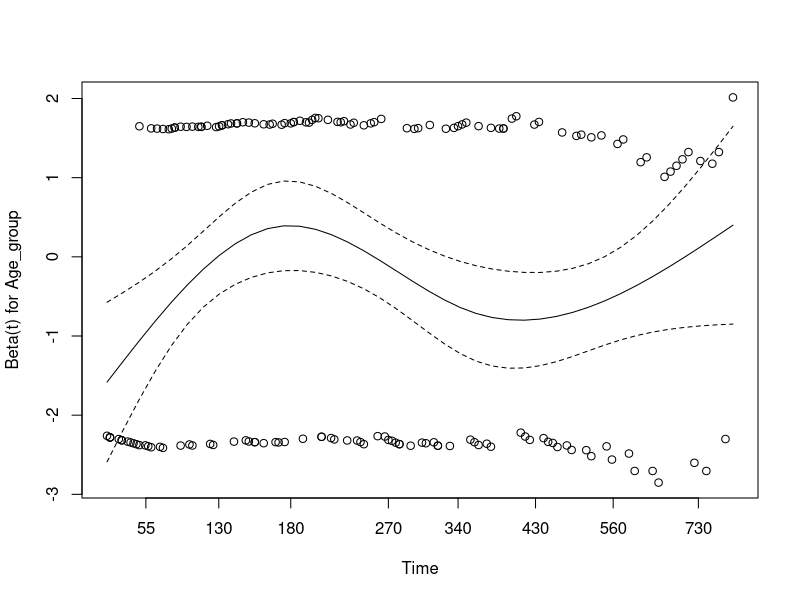
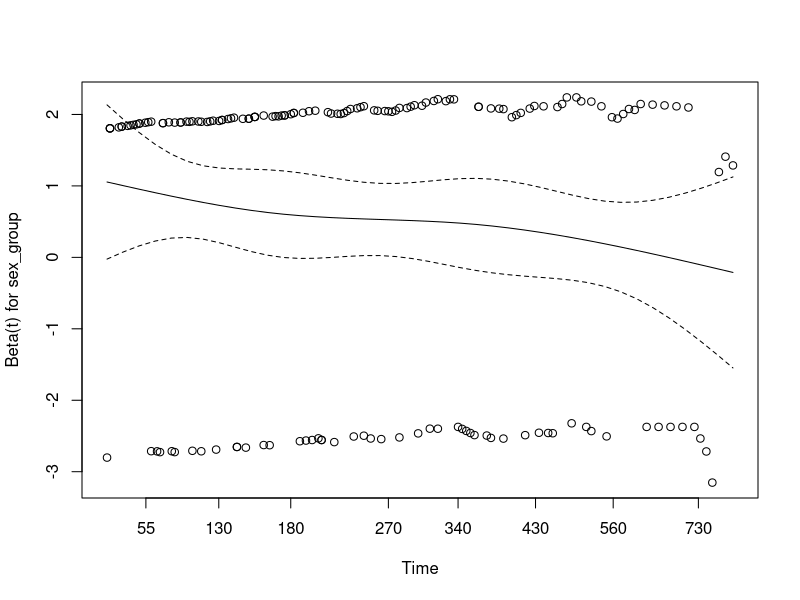
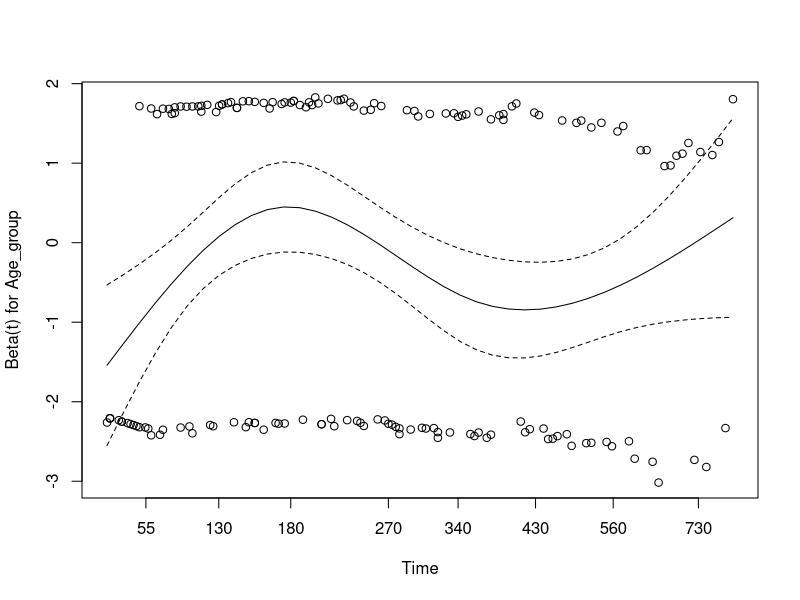
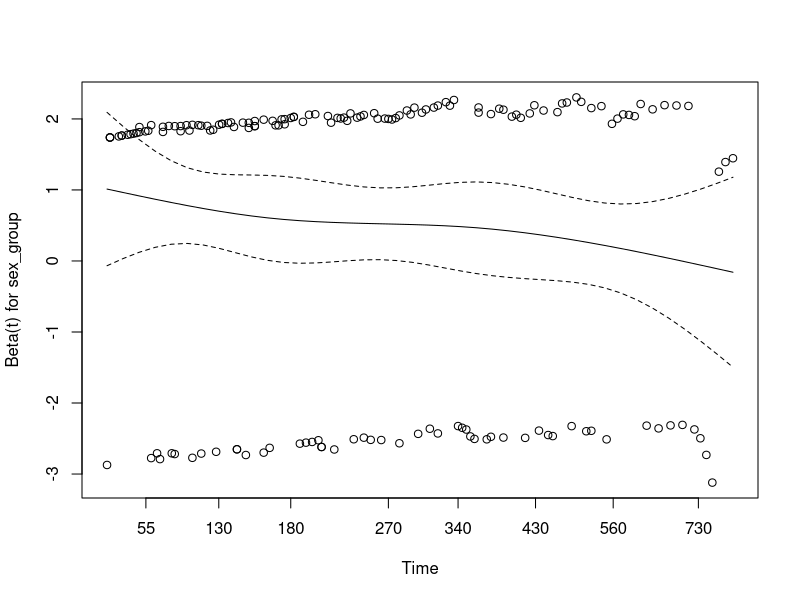

Reproduce these figures in R, in order.
## ---- chunk 1
knitr::opts_chunk$set(echo = TRUE)
## ---- chunk 2
library(survival)
## ---- chunk 3
Data <- cancer
Data$Age_group <- ifelse(Data$age < 65, "Young", "Old")
fit <- coxph(Surv(time, status) ~ Age_group, data = Data)
summary(fit)
## ---- chunk 4
prop <- cox.zph(fit)
prop
plot(prop)
## ---- chunk 5
Data$sex_group <- ifelse(Data$sex == 1, "Male", "Female")
fit2 <- coxph(Surv(time, status) ~ sex_group, data = Data)
summary(fit2)
## ---- chunk 6
prop2 <- cox.zph(fit2)
prop2
plot(prop2)
## ---- chunk 7
fit3 <- coxph(Surv(time, status) ~ Age_group + sex_group, data = Data)
summary(fit3)
## ---- chunk 8
prop3 <- cox.zph(fit3)
plot(prop3)
